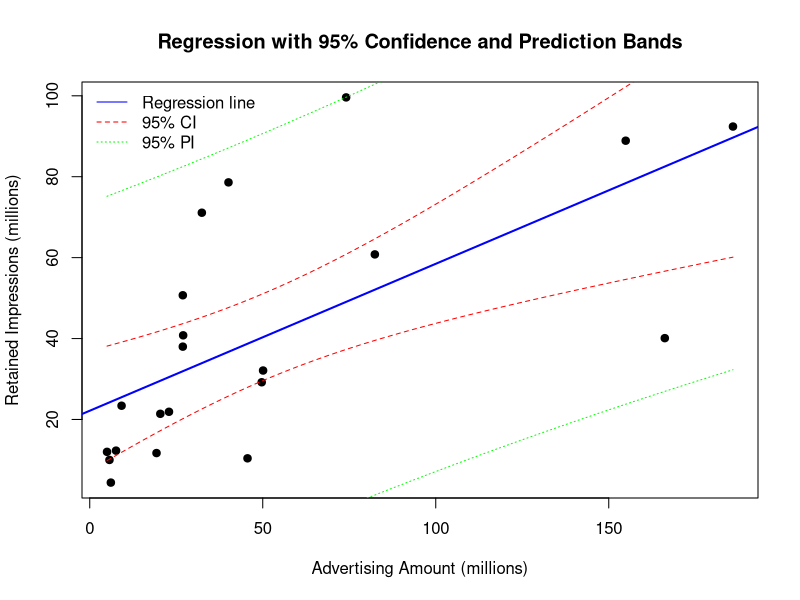

Write the R code that produced this figure.
# question 2.18 from Textbook

# load data
firm <- c("Miller Lite","Pepsi","Stroh's","Federal Express","Burger King",
          "Coca-Cola","McDonald's","MCI","Diet Cola","Ford","Levi's",
          "Bud Lite","ATT Bell","Calvin Klein","Wendy's","Polaroid","Shasta",
          "Meow Mix","Oscar Meyer","Crest","Kibbles N Bits")

amount <- c(50.1,74.1,19.3,22.9,82.4,40.1,185.9,26.9,20.4,166.2,
            27,45.6,154.9,5,49.7,26.9,5.7,7.6,9.2,32.4,6.1)

impressions <- c(32.1,99.6,11.7,21.9,60.8,78.6,92.4,50.7,21.4,
                 40.1,40.8,10.4,88.9,12,29.2,38,10,12.3,23.4,
                 71.1,4.4)

data <- data.frame(firm, amount, impressions)

# a. Fit the simple linear regression model to these data.
model <- lm(impressions ~ amount, data = data)
summary(model)

# -------------------------------------------------------------
# b. Is there a significant relationship between amount spent
#    and retained impressions?
#    -> Check the slope (amount) p-value in the summary.
# -------------------------------------------------------------
# If the p-value for "amount" is < 0.05, the relationship is significant.

# -------------------------------------------------------------
# c. Construct the 95% confidence and prediction bands.
#    We will create a sequence of "amount" values to cover the data range,
#    then predict with both confidence and prediction intervals.
# -------------------------------------------------------------
new_amount <- data.frame(amount = seq(min(data$amount), max(data$amount), length.out = 100))

conf_band <- predict(model, newdata = new_amount, interval = "confidence", level = 0.95)
pred_band <- predict(model, newdata = new_amount, interval = "prediction", level = 0.95)

# Plot with data, regression line, and bands
plot(data$amount, data$impressions,
     main="Regression with 95% Confidence and Prediction Bands",
     xlab="Advertising Amount (millions)", ylab="Retained Impressions (millions)", pch=19)
abline(model, col="blue", lwd=2)

# Add confidence band (red)
lines(new_amount$amount, conf_band[,2], col="red", lty=2)
lines(new_amount$amount, conf_band[,3], col="red", lty=2)

# Add prediction band (green)
lines(new_amount$amount, pred_band[,2], col="green", lty=3)
lines(new_amount$amount, pred_band[,3], col="green", lty=3)

legend("topleft", legend=c("Regression line","95% CI","95% PI"),
       col=c("blue","red","green"), lty=c(1,2,3), bty="n")

# -------------------------------------------------------------
# d. Give the 95% confidence and prediction intervals for MCI.
#    (MCI has amount spent = 26.9)
# -------------------------------------------------------------
MCI <- data.frame(amount = 26.9)

conf_int_MCI <- predict(model, newdata = MCI, interval = "confidence", level = 0.95)
pred_int_MCI <- predict(model, newdata = MCI, interval = "prediction", level = 0.95)

conf_int_MCI
pred_int_MCI
